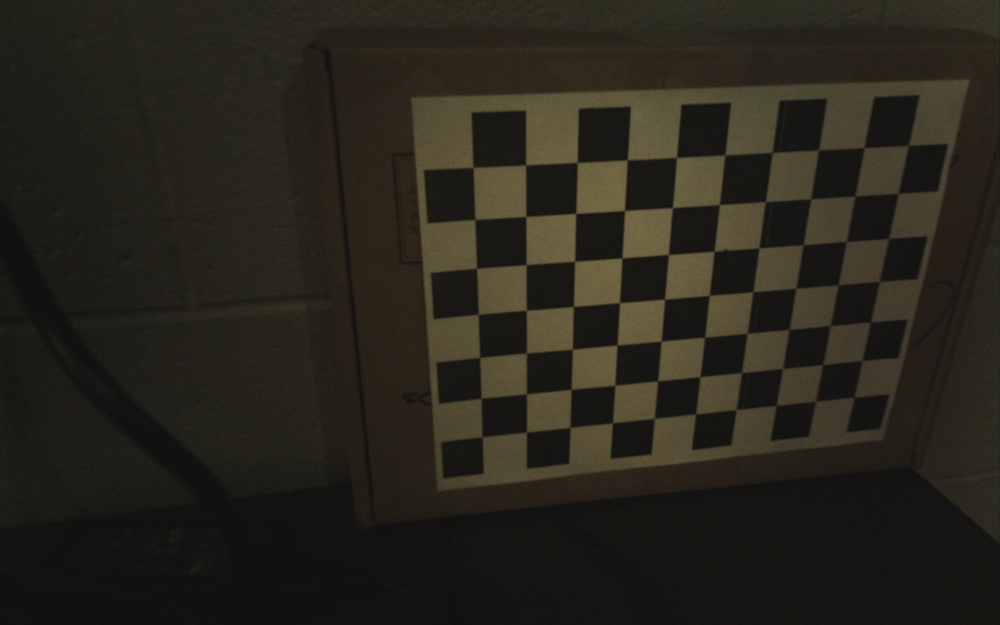
#> input picture calibration/images/0/img_0_10202145009997.jpg, 1000 x 625 px, shrunk from 1280 x 800 before the run; its folder holds only this picture in this run
$ python calibrate_quad.py
#> lines starting #> are read from the running program, lines starting #| are printed output that depends on the picture; after the words box and inside, x2 and y2 are one past the last pixel; in counts of white or black regions, pixels touching at a corner belong together; long printed decimals are rounded
### core/calibrate/camera_calibration.py
import cv2
import numpy as np


# https://docs.opencv.org/3.0-beta/doc/py_tutorials/py_calib3d/py_calibration/py_calibration.html
class CameraCalibration:
    # Set the termination criteria for the corner sub-pixel algorithm
    criteria = (cv2.TERM_CRITERIA_MAX_ITER + cv2.TERM_CRITERIA_EPS, 30, 0.001)


    def __init__(self, rows, columns):
        self.size = None
        self.rows = rows
        self.columns = columns

        # Create the arrays to store the object points and the image points
        self.objectPointsArray = []
        self.imgPointsArray = []

        # Prepare the object points: (0,0,0), (1,0,0), (2,0,0), ..., (6,5,0). They are the same for all images
        self.objectPoints = np.zeros((rows * columns, 3), np.float32)
        self.objectPoints[:, :2] = np.mgrid[0:rows, 0:columns].T.reshape(-1, 2) * 0.025

    # [17 lines left out: function show_pattern, not called in this run]

    def add_to_calibration(self, img):

        # Convert to gray scale
        gray = cv2.cvtColor(img, cv2.COLOR_BGR2GRAY)

        self.size = get_image_size(gray)
        # Find the chess board corners
        ret, corners = cv2.findChessboardCorners(gray, (self.rows, self.columns), None)

        # Make sure the chess board pattern was found in the image
        if ret:
            # Refine the corner position
            corners = cv2.cornerSubPix(gray, corners, (11, 11), (-1, -1), self.criteria)

            # Add the object points and the image points to the arrays
            self.objectPointsArray.append(self.objectPoints)
            self.imgPointsArray.append(corners)

            # Draw the corners on the image
            cv2.drawChessboardCorners(img, (self.rows, self.columns), corners, ret)

        # Should return true if adding to calibration was successful.
        return ret

    def finish_calibration(self):
        return cv2.calibrateCamera(self.objectPointsArray, self.imgPointsArray, self.size, None, None)

    def get_frame_count(self):
        return len(self.objectPointsArray)


def get_image_size(img):
    return img.shape[::-1]

### core/calibrate/calibrate_quad.py
import glob

import cv2
import numpy as np

from camera_calibration import CameraCalibration

for i in range(4):
    path = f"calibration/images/{i}/*.jpg"
    calib = CameraCalibration(7, 10)
    successful = 0
    unsuccessful = 0
    for file in glob.glob(path):
        img = cv2.imread(file)
#> img is the input picture: shape (625, 1000, 3); mean B, G, R 27.7, 36.7, 39.7
        ret = calib.add_to_calibration(img)
#> in add_to_calibration, `gray = cv2.cvtColor(img, cv2.COLOR_BGR2GRAY)`:
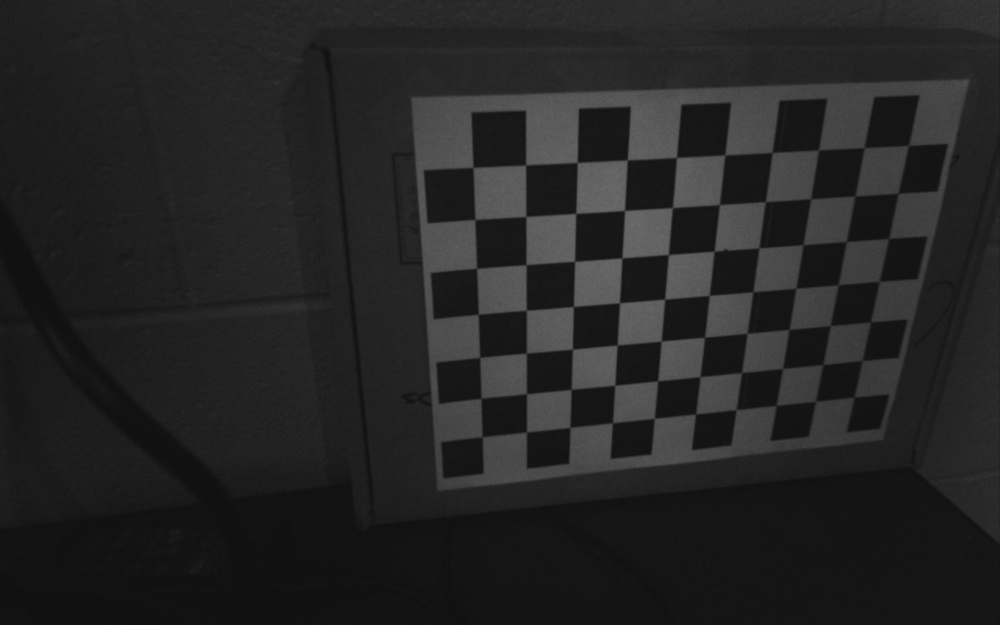
#> gray: shape (625, 1000); min 14, max 111, mean 36.6
#> in add_to_calibration, `self.size = get_image_size(gray)`: self.size = (1000, 625)
#> in add_to_calibration, `ret, corners = cv2.findChessboardCorners(gray, (self.rows, self.column..`: ret = True; corners = 70 rows, first 8: [482.1, 436.9], [480.9, 398.2], [479.7, 357.4], [478.1, 314.3], [476.7, 268.3], [475, 219.5], [472.9, 167.5], [526.5, 431.9]
#> in add_to_calibration, `corners = cv2.cornerSubPix(gray, corners, (11, 11), (-1, -1), self.cri..`: corners = 70 rows, first 8: [482.1, 436.8], [481, 398.3], [479.7, 357.4], [478.2, 314.2], [476.5, 268.3], [474.9, 219.5], [473.1, 167.4], [526.5, 432.1]
#> in add_to_calibration, `cv2.drawChessboardCorners(img, (self.rows, self.columns), corners, ret)`:
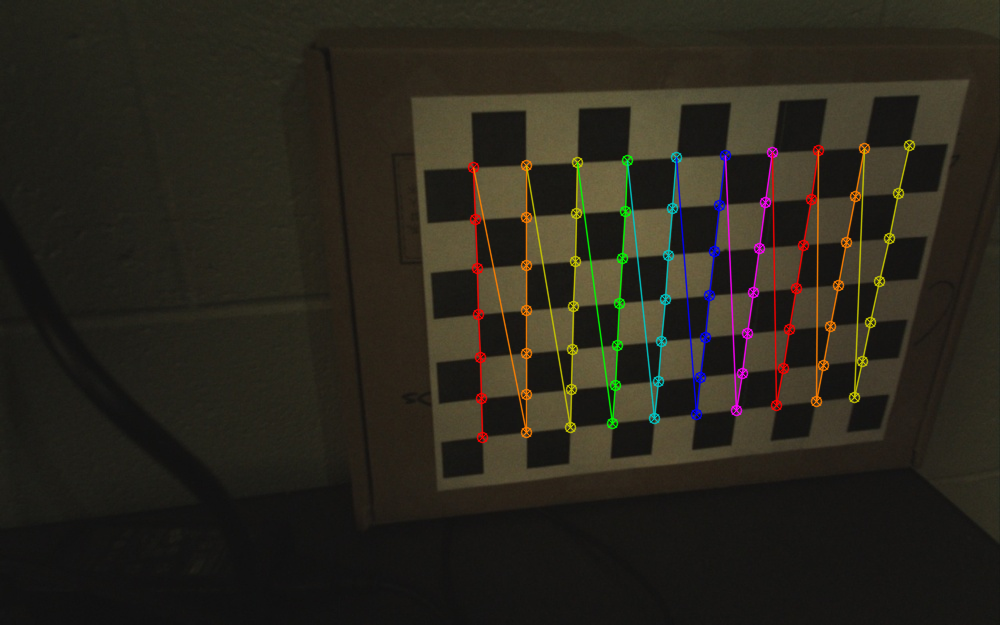
#> img: shape (625, 1000, 3); 3.26% of pixels changed, all inside (x1, y1, x2, y2) = (467, 139, 916, 444)
#> ret = True
        if not ret:
            unsuccessful += 1
        else:
            successful += 1

    ret, cameraMatrix, distCoeffs, rvecs, tvecs = calib.finish_calibration()
#> ret = 0.177; cameraMatrix = [[525.5, 0, 476.1], [0, 521.8, 252.6], [0, 0, 1]]; distCoeffs = [[-0.0491, 0.111, -0.00337, 0.00207, -0.0866]]; rvecs = ([0.328, 0.149, -1.61],); tvecs = ([0.00345, 0.103, 0.29],)
    print(f"Calibration for camera {i} {'Successful' if ret else 'Unsuccessful'}" +
          f"\n {calib.get_frame_count()} successful, {unsuccessful} unsuccessful" +
          f"\n {cameraMatrix}"
          f"\n {distCoeffs}")
#| Calibration for camera 0 Successful
#|  1 successful, 0 unsuccessful
#|  [[525.488   0.         476.073]
#|  [  0.         521.830 252.552]
#|  [  0.           0.           1.        ]]
#|  [[-0.04907  0.1112 -0.003367  0.002075 -0.08664]]

    if ret:
        np.savez(f"calibration/store/{i}.npz", ret=ret, cameraMatrix=cameraMatrix, distCoeffs=distCoeffs)
        print("Saved")

    print("\n\n")
#> pass 2 of the loop `for i in range(4):`:
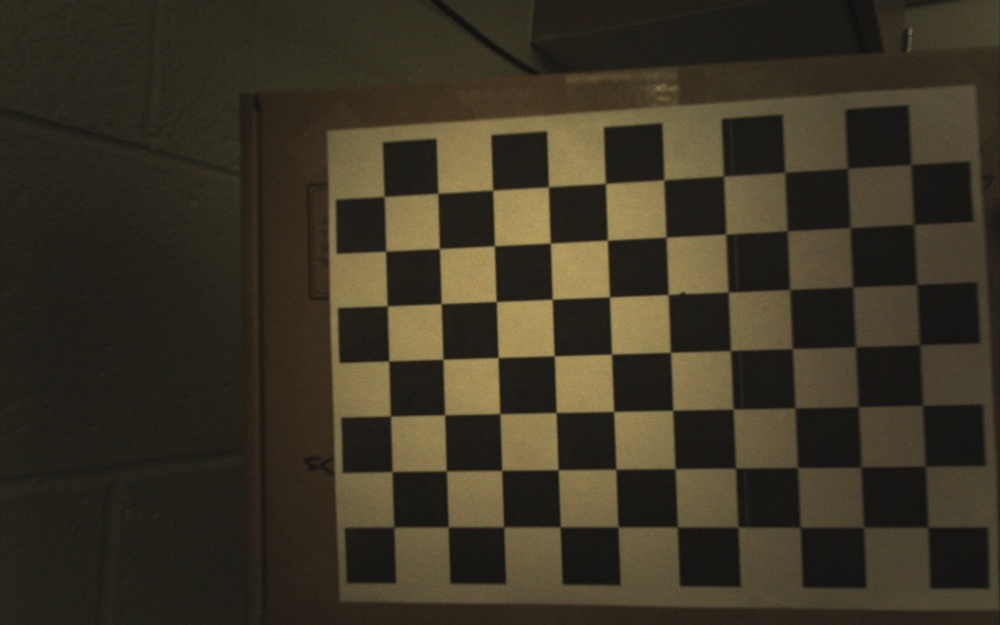
#> input picture calibration/images/1/img_0_10617700218087.jpg, 1000 x 625 px, shrunk from 1280 x 800 before the run
#> img is the input picture: shape (625, 1000, 3); mean B, G, R 37, 52.1, 58.7
#> in add_to_calibration (call 2), `gray = cv2.cvtColor(img, cv2.COLOR_BGR2GRAY)`:
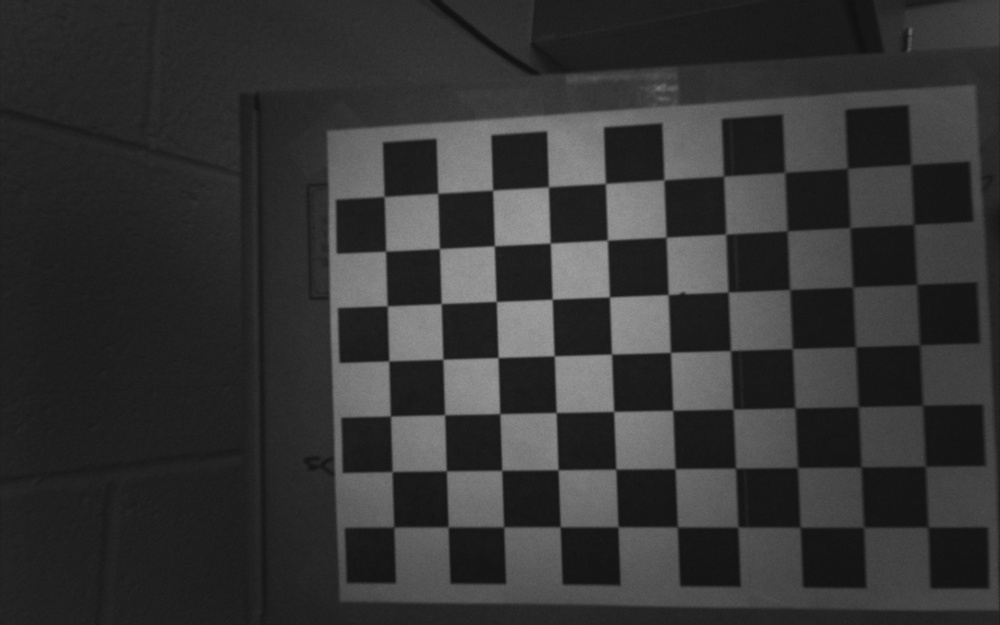
#> gray: shape (625, 1000); min 16, max 160, mean 52.4
#> in add_to_calibration (call 2), `ret, corners = cv2.findChessboardCorners(gray, (self.rows, self.column..`: corners = 70 rows, first 8: [394.7, 525.7], [391.5, 472], [391.4, 414.8], [387.7, 359.6], [388.5, 304.5], [386.6, 252.5], [384, 196.5], [449.3, 528.5]
#> in add_to_calibration (call 2), `corners = cv2.cornerSubPix(gray, corners, (11, 11), (-1, -1), self.cri..`: corners = 70 rows, first 8: [393.7, 527], [392.1, 471.5], [390.4, 416], [388.8, 360.9], [387.3, 305.9], [385.6, 251.2], [384.1, 196.6], [448.2, 526.9]
#> in add_to_calibration (call 2), `cv2.drawChessboardCorners(img, (self.rows, self.columns), corners, ret)`:
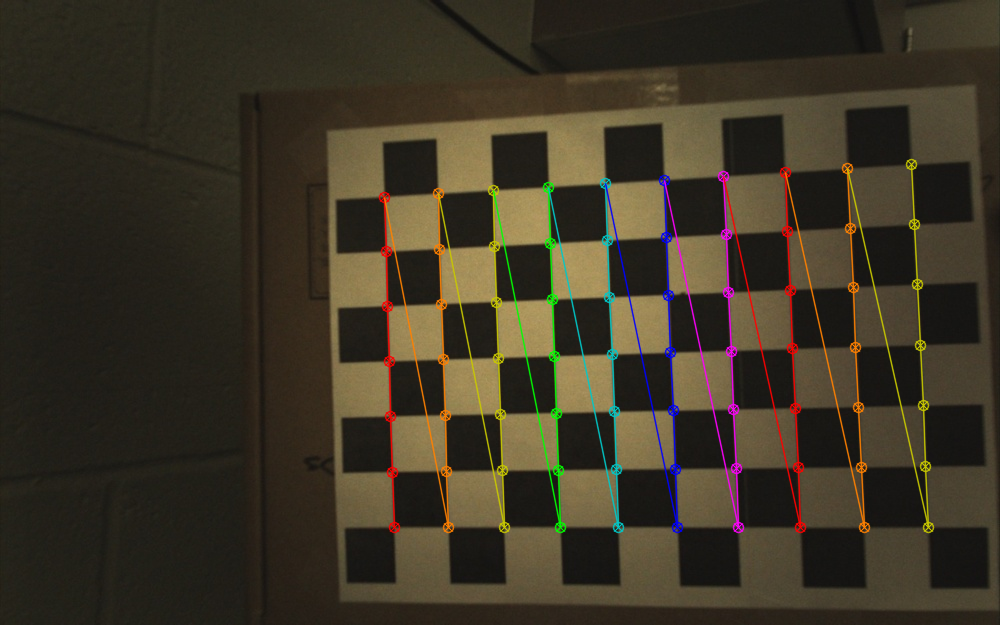
#> img: shape (625, 1000, 3); 4.06% of pixels changed, all inside (x1, y1, x2, y2) = (378, 158, 935, 534)
#> `ret = calib.add_to_calibration(img)`: ret = True
#> `ret, cameraMatrix, distCoeffs, rvecs, tvecs = calib.finish_calibration()`: ret = 0.124; cameraMatrix = [[880.6, 0, 283.4], [0, 912.4, 348.7], [0, 0, 1]]; distCoeffs = [[-0.0402, 0.145, -0.000732, 0.00356, -0.148]]; rvecs = ([-0.152, 0.103, -1.6],); tvecs = ([0.0515, 0.0804, 0.411],)
#| Calibration for camera 1 Successful
#|  1 successful, 0 unsuccessful
#|  [[880.630   0.         283.445]
#|  [  0.         912.379 348.729]
#|  [  0.           0.           1.        ]]
#|  [[-0.04021  0.1453 -0.0007324  0.003556 -0.1482]]
#> (the run stopped early here; a loop or call above may not have finished)
